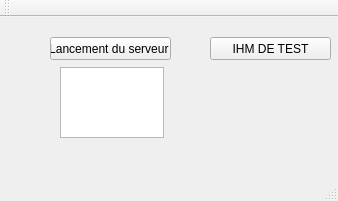
<?xml version="1.0" encoding="UTF-8"?>
<ui version="4.0">
 <class>MainWindow</class>
 <widget class="QMainWindow" name="MainWindow">
  <property name="geometry">
   <rect>
    <x>0</x>
    <y>0</y>
    <width>338</width>
    <height>201</height>
   </rect>
  </property>
  <property name="windowTitle">
   <string>MainWindow</string>
  </property>
  <widget class="QWidget" name="centralWidget">
   <widget class="QPushButton" name="pushButton">
    <property name="geometry">
     <rect>
      <x>50</x>
      <y>20</y>
      <width>121</width>
      <height>23</height>
     </rect>
    </property>
    <property name="text">
     <string>Lancement du serveur </string>
    </property>
   </widget>
   <widget class="QPushButton" name="pushButton_2">
    <property name="geometry">
     <rect>
      <x>210</x>
      <y>20</y>
      <width>121</width>
      <height>23</height>
     </rect>
    </property>
    <property name="text">
     <string>IHM DE TEST</string>
    </property>
   </widget>
   <widget class="QTextEdit" name="textEdit">
    <property name="geometry">
     <rect>
      <x>60</x>
      <y>50</y>
      <width>104</width>
      <height>71</height>
     </rect>
    </property>
   </widget>
  </widget>
  <widget class="QMenuBar" name="menuBar">
   <property name="geometry">
    <rect>
     <x>0</x>
     <y>0</y>
     <width>338</width>
     <height>21</height>
    </rect>
   </property>
  </widget>
  <widget class="QToolBar" name="mainToolBar">
   <attribute name="toolBarArea">
    <enum>TopToolBarArea</enum>
   </attribute>
   <attribute name="toolBarBreak">
    <bool>false</bool>
   </attribute>
  </widget>
  <widget class="QStatusBar" name="statusBar"/>
 </widget>
 <layoutdefault spacing="6" margin="11"/>
 <resources/>
 <connections/>
</ui>
